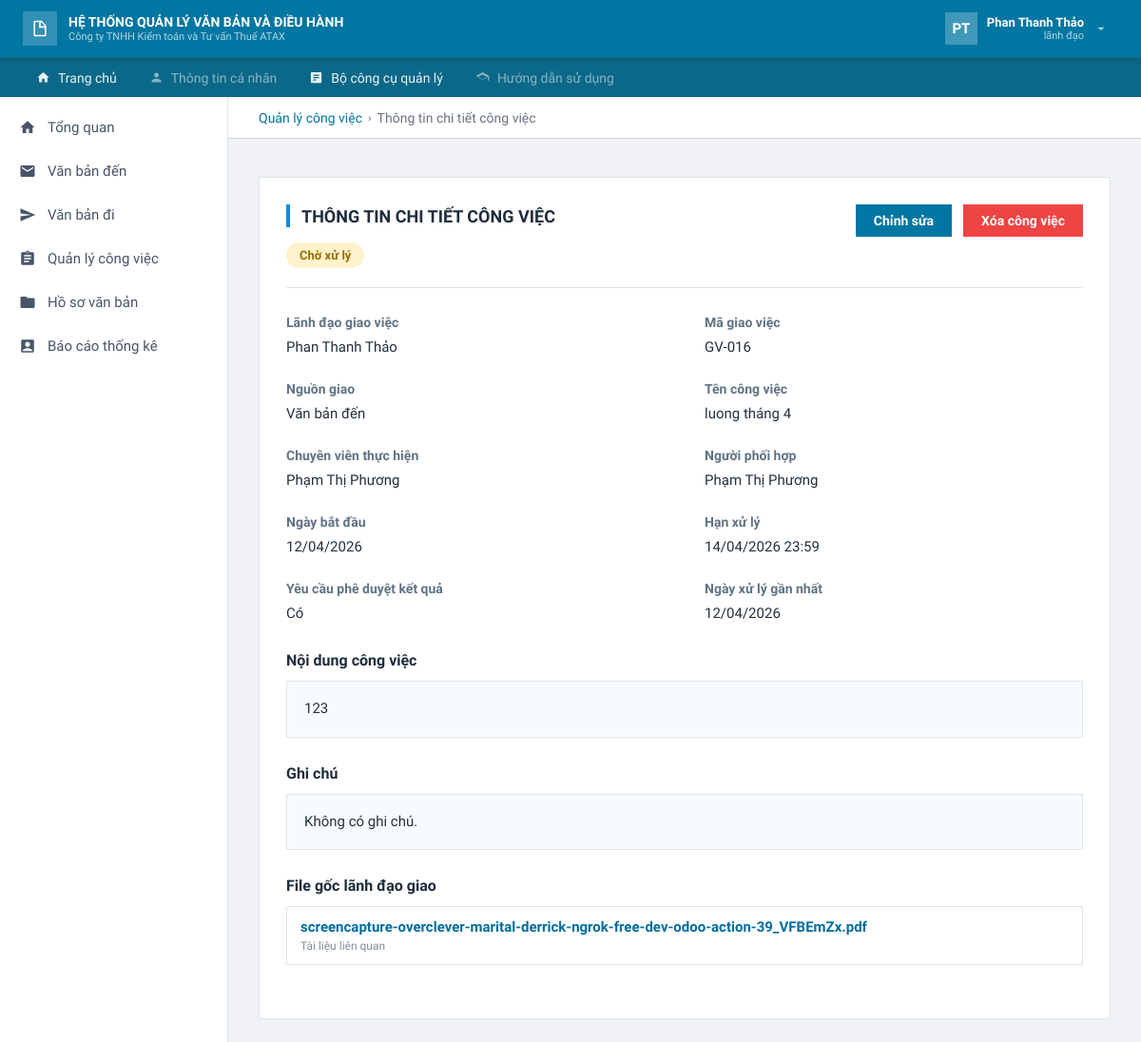
Before: /task/16/ (signed in) with the older database file.
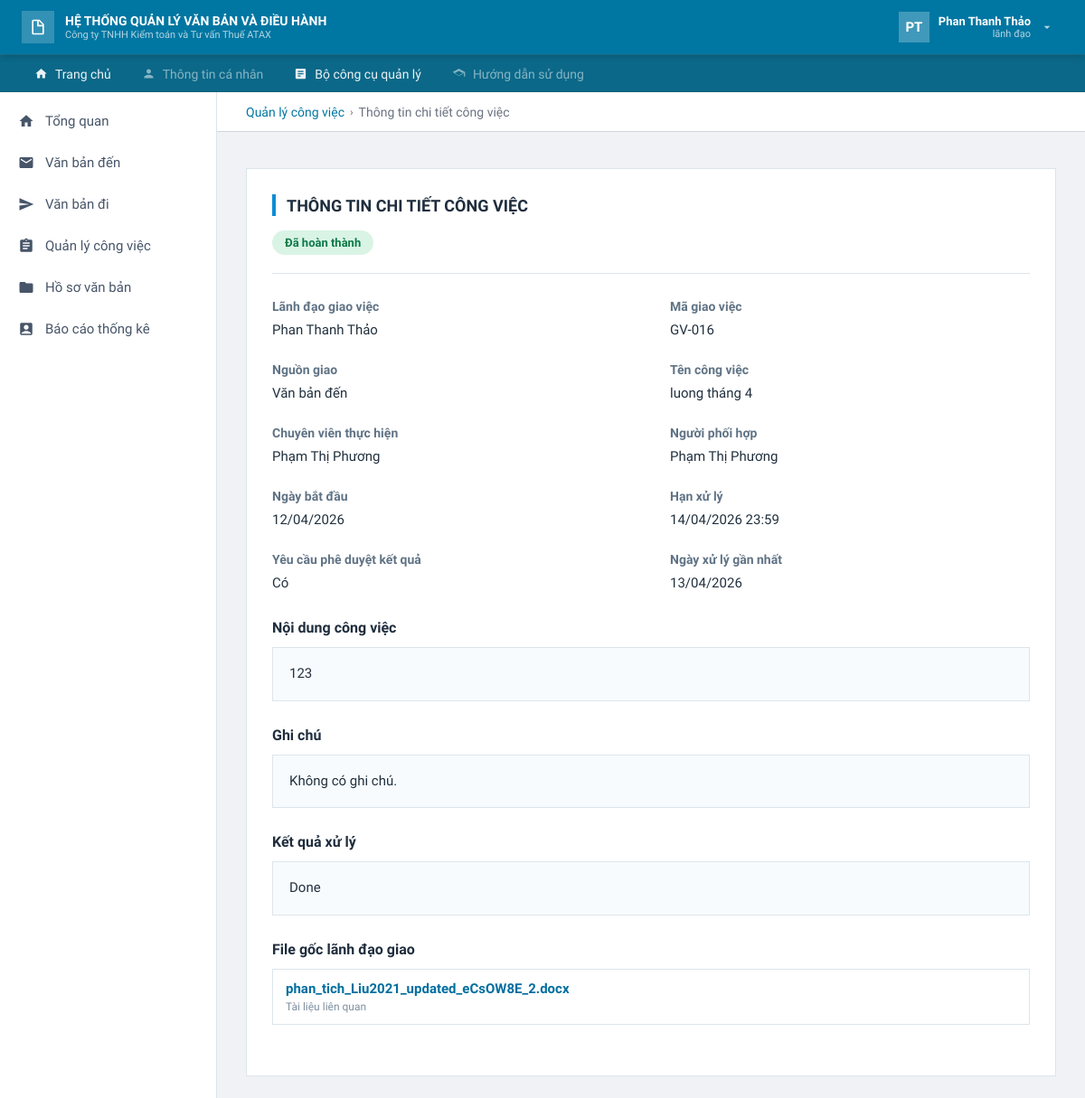
After: the same page with the newer database file.
### apps/core/models.py (models this page shows, shortened)
class CongViec(models.Model):
    class NguonGiao(models.TextChoices):
        VAN_BAN_DEN = "Văn bản đến", "Văn bản đến"
        VAN_BAN_DI = "Văn bản đi", "Văn bản đi"
    class TrangThai(models.TextChoices):
        CHO_XU_LY = "Chờ xử lý", "Chờ xử lý"
        DA_HOAN_THANH = "Đã hoàn thành", "Đã hoàn thành"
        HOAN_TRA_CV = "Hoàn trả_CV", "Hoàn trả CV"
        HOAN_TRA_LD = "Hoàn trả_LĐ", "Hoàn trả LĐ"
        CHO_DUYET = "Chờ duyệt", "Chờ duyệt"
    cong_viec_id = models.AutoField(primary_key=True)
    van_ban = models.ForeignKey(
        "core.VanBan",
        on_delete=models.CASCADE,
        db_column="van_ban_id",
        null=True,
        blank=True,
    )
    ten_cong_viec = models.CharField(max_length=255, null=False)
    noi_dung_cong_viec = models.TextField(null=False)
    nguon_giao = models.CharField(
        max_length=255,
        null=True,
        blank=True,
        choices=NguonGiao.choices,
    )
    trang_thai = models.CharField(
        max_length=255,
        null=False,
        choices=TrangThai.choices,
        default=TrangThai.CHO_XU_LY,
    )
    ngay_bat_dau = models.DateField(null=False)
    han_xu_ly = models.DateTimeField(null=False)
    ngay_cap_nhat_giao_viec = models.DateField(default=timezone.now)
    last_activity = models.DateTimeField(auto_now=True)
    ghi_chu = models.TextField(null=True, blank=True)
    ket_qua_xu_ly = models.TextField(null=True, blank=True)
    ngay_xu_ly = models.DateField(default=timezone.now)
    yeu_cau_phe_duyet = models.BooleanField(default=True)
    nguoi_giao = models.ForeignKey(
        "core.NguoiDung",
        on_delete=models.CASCADE,
        db_column="nguoi_giao_id",
        null=False,
        related_name="+",
    )
    nguoi_thuc_hien = models.ForeignKey(
        "core.NguoiDung",
        on_delete=models.CASCADE,
        db_column="nguoi_thuc_hien_id",
        null=False,
        related_name="+",
    )
    class Meta:
        db_table = "CongViec"

class PhanCongCongViec(models.Model):
    phan_cong_id = models.AutoField(primary_key=True)
    cong_viec = models.ForeignKey(
        "core.CongViec",
        on_delete=models.CASCADE,
        db_column="cong_viec_id",
        null=False,
    )
    nguoi_phoi_hop = models.ForeignKey(
        "core.NguoiDung",
        on_delete=models.CASCADE,
        db_column="nguoi_phoi_hop_id",
        null=False,
    )
    class Meta:
        db_table = "PhanCongCongViec"

class NguoiDung(models.Model):
    class ChucVu(models.TextChoices):
        QUAN_TRI = "Quản Trị Hệ Thống", "Quản Trị Hệ Thống"
        LANH_DAO = "Lãnh Đạo", "Lãnh Đạo"
        CHUYEN_VIEN = "Chuyên Viên", "Chuyên Viên"
        VAN_THU = "Văn Thư", "Văn Thư"
    CHUC_VU_CHOICES = ChucVu.choices
    nguoi_dung_id = models.AutoField(primary_key=True)
    tai_khoan = models.OneToOneField(
        settings.AUTH_USER_MODEL,
        on_delete=models.SET_NULL,
        db_column="tai_khoan_id",
        null=True,
        blank=True,
        related_name="nguoi_dung_core",
    )
    phong_ban = models.ForeignKey(
        "core.PhongBan",
        on_delete=models.SET_NULL,
        db_column="phong_ban_id",
        null=True,
        blank=True,
    )
    ho_va_ten = models.CharField(max_length=255, null=False)
    chuc_vu = models.CharField(
        max_length=255,
        null=False,
        choices=CHUC_VU_CHOICES,
    )
    email = models.EmailField(null=False, unique=True)
    sdt = models.CharField(max_length=50, null=True, blank=True)
    class Meta:
        db_table = "NguoiDung"

class FileCVLienQuan(models.Model):
    class LoaiFile(models.TextChoices):
        CHINH = "CHINH", "Chính"
        LIEN_QUAN = "LIEN_QUAN", "Liên quan"
    class NguonTaiLen(models.TextChoices):
        GIAO_VIEC = "GIAO_VIEC", "File giao việc"
        KET_QUA_XU_LY = "KET_QUA_XU_LY", "File kết quả xử lý"
    file_cv_lien_quan_id = models.AutoField(primary_key=True)
    cong_viec = models.ForeignKey(
        "core.CongViec",
        on_delete=models.CASCADE,
        db_column="cong_viec_id",
        null=False,
    )
    file_van_ban = models.FileField(upload_to="file_cv_lien_quan/", null=False)
    kich_thuoc = models.IntegerField(null=True, blank=True)
    loai_file = models.CharField(
        max_length=20,
        choices=LoaiFile.choices,
        default=LoaiFile.LIEN_QUAN,
        null=False,
    )
    nguon_tai_len = models.CharField(
        max_length=30,
        choices=NguonTaiLen.choices,
        default=NguonTaiLen.GIAO_VIEC,
    )
    nguoi_tai_len = models.ForeignKey(
        "core.NguoiDung",
        on_delete=models.SET_NULL,
        db_column="nguoi_tai_len_id",
        null=True,
        blank=True,
        related_name="+",
    )
    class Meta:
        db_table = "FileCVLienQuan"

### apps/quanlycongviec/views.py (the view)
# urls.py: path("task/<int:task_id>/", task_detail, name="task_detail"),
@login_required
def task_detail(request, task_id):
    task = _get_task(task_id)
    if not _can_view_task(request, task):
        messages.error(request, "Bạn không có quyền xem công việc này.")
        return _redirect_task_list(request)
    collaborators = PhanCongCongViec.objects.filter(cong_viec=task)
    original_files = _original_files_queryset(task)
    result_files = _result_files_queryset(task)
    main_attachment = original_files.filter(loai_file=FileCVLienQuan.LoaiFile.CHINH).first()
    related_files = original_files.filter(loai_file=FileCVLienQuan.LoaiFile.LIEN_QUAN)
    history_returns = HoanTraCongViec.objects.filter(cong_viec=task).select_related("nguoi_hoan_tra").order_by(
        "-ngay_hoan_tra",
        "-pk",
    )
    context = {
        "task": task,
        "task_code": f"GV-{task.pk:03d}",
        "collaborators": collaborators,
        "main_attachment": main_attachment,
        "related_files": related_files,
        "result_files": result_files,
        "return_records": history_returns,
        "task_has_result": _task_has_result(task),
        "task_list_url": _task_list_route_name(request.user),
        "can_approve": _user_is_task_manager(request, task) and task.trang_thai == CongViec.TrangThai.CHO_DUYET,
        "can_return": _can_return_to_specialist(request, task) or _can_return_to_leader(request, task),
        "can_process": _can_process_task(request, task) and not _task_has_result(task),
        "can_update_result": _can_process_task(request, task) and _task_has_result(task),
        "can_edit": _user_is_task_manager(request, task)
        and task.trang_thai in {CongViec.TrangThai.CHO_XU_LY, CongViec.TrangThai.HOAN_TRA_LD},
        "can_delete": _user_is_task_manager(request, task) and task.trang_thai == CongViec.TrangThai.CHO_XU_LY,
    }
    return render(request, "quanlycongviec/chi-tiet-cong-viec.html", context)

### apps/accounts/models.py (called while the page is built)
    @property
    def is_lanh_dao(self):
        return self.role == self.Role.LANH_DAO

    @property
    def is_chuyen_vien(self):
        return self.role == self.Role.CHUYEN_VIEN

    @property
    def display_name(self):
        return (self.ho_va_ten or self.get_full_name() or self.username).strip()

    @property
    def display_role(self):
        return (self.chuc_vu or self.get_role_display()).strip()

    @property
    def initials(self):
        parts = [part for part in self.display_name.split() if part]
        if len(parts) >= 2:
            return f"{parts[0][0]}{parts[-1][0]}".upper()
        if parts:
            return parts[0][:2].upper()
        return self.username[:2].upper()

    def has_role(self, *roles):
        return self.is_superuser or self.role in roles

    @property
    def core_profile(self):
        try:
            return self.nguoi_dung_core
        except ObjectDoesNotExist:
            return self.sync_core_profile()

### apps/core/context_processors.py (called while the page is built)
def _resolve_url(url_name):
    if not url_name:
        return "#", False
    try:
        return reverse(url_name), True
    except NoReverseMatch:
        return "#", False

### apps/templates/quanlycongviec/chi-tiet-cong-viec.html (shortened to what the changed rows need)
{% extends "base.html" %}
{% block content %}
<div class="detail-card">
    <div class="detail-header">
        <div>
            <div class="detail-title">Thông tin chi tiết công việc</div>
            {% if task.trang_thai == "Chờ xử lý" %}
            <span class="status-badge status-cho-xu-ly">{{ task.get_trang_thai_display }}</span>
            {% elif task.trang_thai == "Chờ duyệt" %}
            <span class="status-badge status-cho-duyet">{{ task.get_trang_thai_display }}</span>
            {% elif task.trang_thai == "Đã hoàn thành" %}
            <span class="status-badge status-da-hoan-thanh">{{ task.get_trang_thai_display }}</span>
            {% else %}
            <span class="status-badge status-hoan-tra">{{ task.get_trang_thai_display }}</span>
            {% endif %}
        </div>
        <div class="action-group">
            {% if can_edit %}
            <a href="{% url 'quanlycongviec:giao_viec' %}?edit={{ task.pk }}" class="btn btn-primary">Chỉnh sửa</a>
            {% endif %}
            {% if can_delete %}
            <form method="post" id="deleteTaskForm" action="{% url 'quanlycongviec:delete_task' task.pk %}">
                <button type="button" class="btn btn-danger" id="btnDeleteTask">Xóa công việc</button>
            </form>
            {% endif %}
        </div>
    </div>
    <div class="info-grid">
        <div>
            <div class="info-label">Lãnh đạo giao việc</div>
            <div class="info-value">{{ task.nguoi_giao.ho_va_ten }}</div>
        </div>
        <div>
            <div class="info-label">Nguồn giao</div>
            <div class="info-value">{{ task.nguon_giao|default:"-" }}</div>
        </div>
        <div>
            <div class="info-label">Tên công việc</div>
            <div class="info-value">{{ task.ten_cong_viec }}</div>
        </div>
        <div>
            <div class="info-label">Chuyên viên thực hiện</div>
            <div class="info-value">{{ task.nguoi_thuc_hien.ho_va_ten }}</div>
        </div>
        <div>
            <div class="info-label">Người phối hợp</div>
            <div class="info-value">
                {% for collaborator in collaborators %}
                {{ collaborator.nguoi_phoi_hop.ho_va_ten }}{% if not forloop.last %}, {% endif %}
                {% empty %}
                -
                {% endfor %}
            </div>
        </div>
        <div>
            <div class="info-label">Ngày bắt đầu</div>
            <div class="info-value">{{ task.ngay_bat_dau|date:"d/m/Y" }}</div>
        </div>
        <div>
            <div class="info-label">Hạn xử lý</div>
            <div class="info-value">{{ task.han_xu_ly|date:"d/m/Y H:i" }}</div>
        </div>
        <div>
            <div class="info-label">Ngày xử lý gần nhất</div>
            <div class="info-value">{{ task.ngay_xu_ly|date:"d/m/Y" }}</div>
        </div>
    </div>
    <div class="section">
        <h3>Nội dung công việc</h3>
        <div class="content-box">{{ task.noi_dung_cong_viec|linebreaksbr }}</div>
    </div>
    <div class="section">
        <h3>Ghi chú</h3>
        <div class="content-box">{{ task.ghi_chu|default:"Không có ghi chú."|linebreaksbr }}</div>
    </div>
    {% if task.ket_qua_xu_ly %}
    <div class="section">
        <h3>Kết quả xử lý</h3>
        <div class="content-box">{{ task.ket_qua_xu_ly|linebreaksbr }}</div>
    </div>
    {% endif %}
    <div class="section">
        <div class="file-list">
            {% for attachment in related_files %}
            <div class="file-card">
                <div>
                    <a href="{{ attachment.file_van_ban.url }}" target="_blank" style="font-weight:700; color:#006e9f;">
                        {{ attachment.file_van_ban.name|cut:"file_cv_lien_quan/" }}
                    </a>
                    <div style="margin-top:4px; font-size:12px; color:#7f90a0;">Tài liệu liên quan</div>
                </div>
            </div>
            {% empty %}
            {% if not main_attachment %}
            <div class="content-box">Không có file gốc.</div>
            {% endif %}
            {% endfor %}
        </div>
    </div>
</div>
{% endblock %}

### apps/templates/base.html (shortened to what this page needs)
<!DOCTYPE html>
<html lang="vi">
<head>
    {% load static %}
    <link rel="stylesheet" href="{% static 'assets/css/style.css' %}">
</head>
<body>
<div class="app-layout">
    <header class="app-header">
        <div class="header-brand">
            <div class="header-brand-icon">
                <svg width="20" height="20" viewBox="0 0 24 24">
                    <path d="M14 2H6a2 2 0 0 0-2 2v16a2 2 0 0 0 2 2h12a2 2 0 0 0 2-2V8l-6-6zm-1 1.5L18.5 9H13V3.5zM6 20V4h5v7h7v9H6z"/>
                </svg>
            </div>
            <div class="header-brand-text">
                <h1>HỆ THỐNG QUẢN LÝ VĂN BẢN VÀ ĐIỀU HÀNH</h1>
                <p>Công ty TNHH Kiểm toán và Tư vấn Thuế ATAX</p>
            </div>
        </div>
        <div class="header-user" id="headerUserBtn">
            <div class="header-avatar" id="headerAvatar">
                {{ shell_user.initials|default:"ND" }}
            </div>
            <div class="header-user-info">
                <div class="user-name" id="headerUserName">
                    {{ shell_user.display_name|default:"Người dùng" }}
                </div>
                <div class="user-role" id="headerUserRole">
                    {{ shell_user.role_display|default:"Vai trò" }}
                </div>
            </div>
            <svg width="16" height="16" viewBox="0 0 24 24" fill="rgba(255,255,255,0.7)">
                <path d="M7 10l5 5 5-5H7z"/>
            </svg>
        </div>
    </header>
    <nav class="header-nav">
        <div class="header-nav-list">
            {% for item in top_menu_items %}
                <a
                    href="{{ item.href }}"
                    class="header-nav-link{% if item.active %} active{% endif %}{% if not item.is_enabled %} is-disabled{% endif %}"
                    {% if not item.is_enabled %}onclick="return false;" aria-disabled="true" title="{{ item.help_text }}"{% endif %}
                >
                    <svg width="15" height="15" viewBox="0 0 24 24">
                        <path d="{{ item.icon_path }}"/>
                    </svg>
                    {{ item.label }}
                </a>
            {% endfor %}
        </div>
    </nav>
    <div class="app-body">
        <aside class="app-sidebar">
            <nav class="sidebar-nav">
                {% for item in sidebar_menu_items %}
                    <div class="sidebar-nav-item">
                        <a
                            href="{{ item.href }}"
                            class="sidebar-nav-link{% if item.active %} active{% endif %}{% if not item.is_enabled %} is-disabled{% endif %}"
                        >
                            <svg width="18" height="18" viewBox="0 0 24 24">
                                <path d="{{ item.icon_path }}"/>
                            </svg>
                            {{ item.label }}
                        </a>
                    </div>
                {% endfor %}
            </nav>
        </aside>
        <main class="app-content">
            <div class="breadcrumb-bar">
                {% block breadcrumb %}{% endblock %}
            </div>
            {% block page_wrapper %}
                <div class="page-main">
                    {% block content %}{% endblock %}
                </div>
            {% endblock %}
        </main>
    </div>
</div>
</body>
</html>

Changed rows visible on the page:
removed FileCVLienQuan: file_van_ban.name "screencapture-overclever-marital-derrick-ngrok-free-dev-odoo-action-39_VFBEmZx.pdf"
changed CongViec "Văn bản đến": ngay_xu_ly "12/04/2026" → "13/04/2026"; ket_qua_xu_ly (not shown) → "Done"; trang_thai "Chờ xử lý" → "Đã hoàn thành"
added FileCVLienQuan: file_van_ban.name "phan_tich_Liu2021_updated_eCsOW8E_2.docx"
Other visible differences:
text no longer shown: "Chỉnh sửa Xóa công việc"
text now shown: "Kết quả xử lý"
